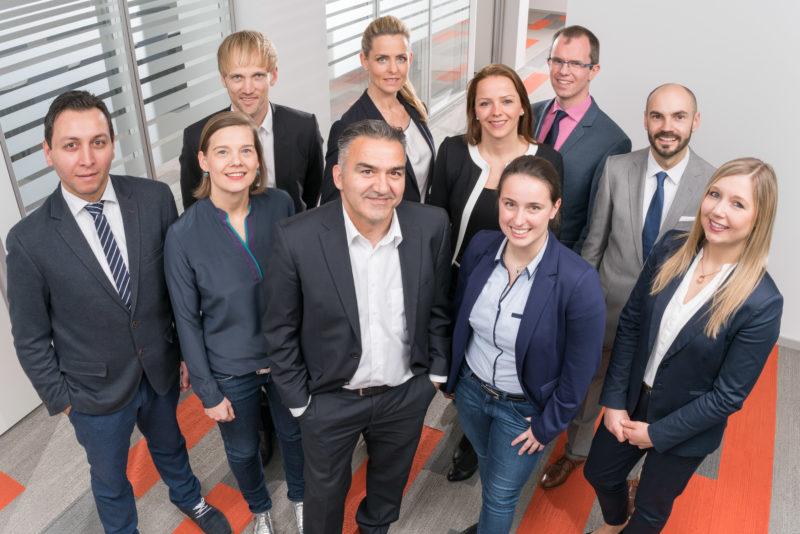
#> input picture images/test.jpg, 800 x 534 px
$ python face-recognition.py   (older library calls are emulated)
#> lines starting #> are read from the running program, lines starting #| are printed output that depends on the picture; after the words box and inside, x2 and y2 are one past the last pixel; in counts of white or black regions, pixels touching at a corner belong together
import cv2
import sys

# Get user supplied values
imagePath = "images/test.jpg"
faceCascPath = "data/haarcascade_frontalface_default.xml"
eyeCascPath = "data/haarcascade_eye.xml"

# Create the haar cascade
faceCascade = cv2.CascadeClassifier(faceCascPath)
eyeCascade = cv2.CascadeClassifier(eyeCascPath)

# Read the image
image = cv2.imread(imagePath)
#> image is the input picture: shape (534, 800, 3); mean B, G, R 117.7, 115.9, 126.2
gray = cv2.cvtColor(image, cv2.COLOR_BGR2GRAY)
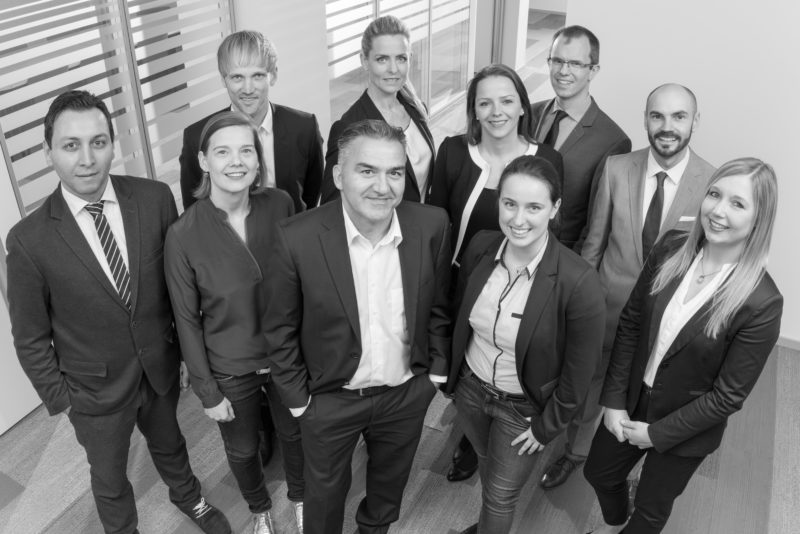
#> gray: shape (534, 800); min 0, max 255, mean 119.2

# Detect faces in the image
faces = faceCascade.detectMultiScale(
    gray,
    scaleFactor=1.3,
    minNeighbors=5,
    minSize=(30, 30)
    #flags = cv2.CV_HAAR_SCALE_IMAGE
)
#> faces = [[539, 43, 53, 53], [364, 37, 57, 57], [217, 55, 60, 60], [467, 78, 61, 61], [638, 94, 59, 59], [49, 115, 74, 74], [204, 128, 61, 61], [339, 142, 77, 77], [492, 182, 63, 63], [687, 171, 74, 74]]

print("Found {0} faces!".format(len(faces)))
#| Found 10 faces!

# Draw a rectangle around the faces
for (x, y, w, h) in faces:
    cv2.rectangle(image, (x, y), (x+w, y+h), (0, 255, 0), 2)
    eye_gray = gray[y:y+h, x:x+w]
    eye_color = image[y:y+h, x:x+w]

    eyes = eyeCascade.detectMultiScale(eye_gray)
    for (ex,ey,ew,eh) in eyes:
        cv2.rectangle(eye_color,(ex,ey),(ex+ew,ey+eh),(0,255,0),2)
#> this loop made 10 passes
#> (x, y, w, h, eyes) on passes 2, 3, 5, 6, 7, 8, 9, 10: (364, 37, 57, 57, [[8, 10, 21, 21]]), (217, 55, 60, 60, [[10, 11, 21, 21]]), (638, 94, 59, 59, [[30, 10, 22, 22]]), (49, 115, 74, 74, [[36, 16, 23, 23], [10, 18, 24, 24]]), (204, 128, 61, 61, [[7, 11, 21, 21]]), (339, 142, 77, 77, [[17, 19, 22, 22], [43, 20, 21, 21]]), (492, 182, 63, 63, [[8, 11, 22, 22]]), (687, 171, 74, 74, [[15, 12, 22, 22]])
#> pass 1, `eye_gray = gray[y:y+h, x:x+w]`:
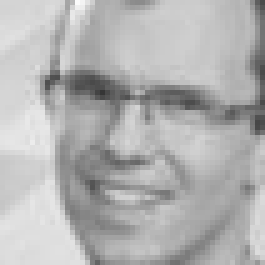
#> eye_gray: shape (53, 53) (shown 5 times larger); min 54, max 251, mean 178.1
#> pass 1, `eye_color = image[y:y+h, x:x+w]`:
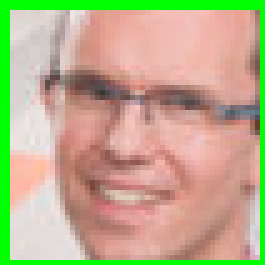
#> eye_color: shape (53, 53, 3) (shown 5 times larger); mean B, G, R 138.6, 174.2, 186.5
#> pass 2, `eye_color = image[y:y+h, x:x+w]`:
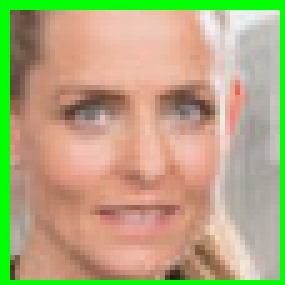
#> eye_color: shape (57, 57, 3) (shown 5 times larger); mean B, G, R 127.5, 168.9, 179.8
#> after the loop:
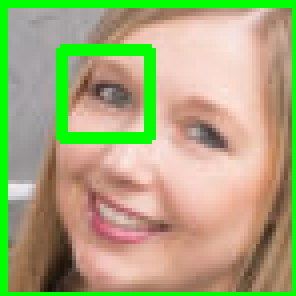
#> eye_color: shape (74, 74, 3) (shown 4 times larger); mean B, G, R 123.4, 168.8, 168.1
#> after the loop:
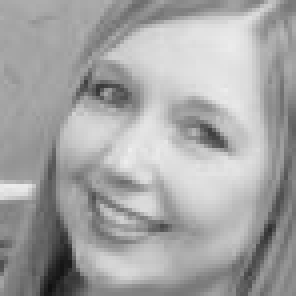
#> eye_gray: shape (74, 74) (shown 4 times larger); min 17, max 238, mean 164.8
#> after the loop:
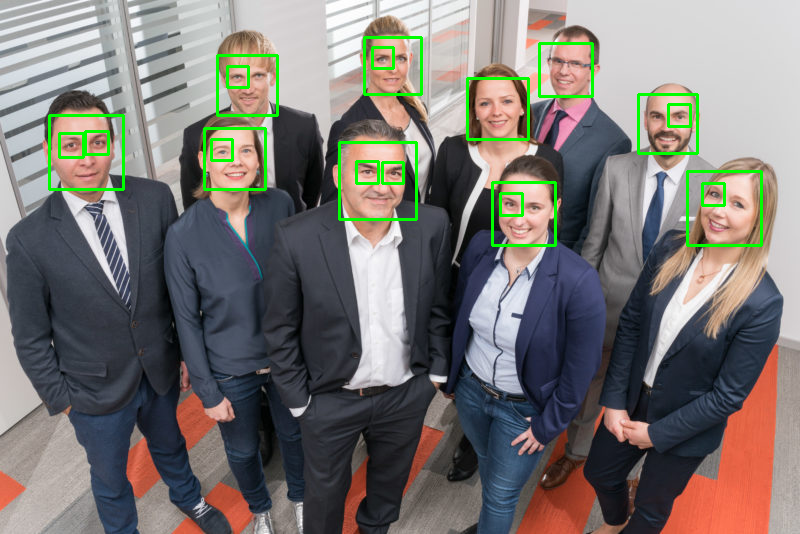
#> image: shape (534, 800, 3); 2.39% of pixels changed, all inside (x1, y1, x2, y2) = (48, 36, 763, 247)

cv2.imshow("Faces found", image)
cv2.waitKey(0)
